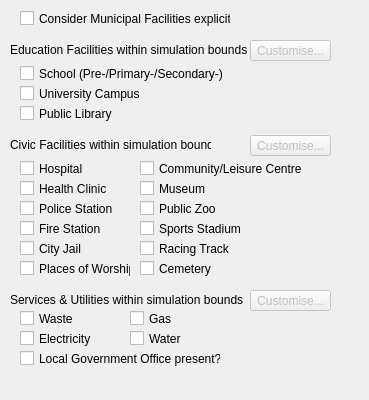
                  <widget class="QWidget" name="widget_43" native="true">
                   <property name="sizePolicy">
                    <sizepolicy hsizetype="Preferred" vsizetype="Preferred">
                     <horstretch>0</horstretch>
                     <verstretch>0</verstretch>
                    </sizepolicy>
                   </property>
                   <property name="minimumSize">
                    <size>
                     <width>369</width>
                     <height>400</height>
                    </size>
                   </property>
                   <property name="maximumSize">
                    <size>
                     <width>16777215</width>
                     <height>400</height>
                    </size>
                   </property>
                   <widget class="QCheckBox" name="civ_clinic_box">
                    <property name="geometry">
                     <rect>
                      <x>20</x>
                      <y>180</y>
                      <width>111</width>
                      <height>17</height>
                     </rect>
                    </property>
                    <property name="text">
                     <string>Health Clinic</string>
                    </property>
                   </widget>
                   <widget class="QCheckBox" name="civ_fire_box">
                    <property name="geometry">
                     <rect>
                      <x>20</x>
                      <y>220</y>
                      <width>111</width>
                      <height>17</height>
                     </rect>
                    </property>
                    <property name="text">
                     <string>Fire Station</string>
                    </property>
                   </widget>
                   <widget class="QCheckBox" name="civ_race_box">
                    <property name="geometry">
                     <rect>
                      <x>140</x>
                      <y>240</y>
                      <width>111</width>
                      <height>17</height>
                     </rect>
                    </property>
                    <property name="text">
                     <string>Racing Track</string>
                    </property>
                   </widget>
                   <widget class="QCheckBox" name="civ_leisure_box">
                    <property name="geometry">
                     <rect>
                      <x>140</x>
                      <y>160</y>
                      <width>181</width>
                      <height>17</height>
                     </rect>
                    </property>
                    <property name="text">
                     <string>Community/Leisure Centre</string>
                    </property>
                   </widget>
                   <widget class="QCheckBox" name="civ_religion_box">
                    <property name="geometry">
                     <rect>
                      <x>20</x>
                      <y>260</y>
                      <width>111</width>
                      <height>17</height>
                     </rect>
                    </property>
                    <property name="text">
                     <string>Places of Worship</string>
                    </property>
                   </widget>
                   <widget class="QCheckBox" name="edu_uni_box">
                    <property name="geometry">
                     <rect>
                      <x>20</x>
                      <y>85</y>
                      <width>121</width>
                      <height>17</height>
                     </rect>
                    </property>
                    <property name="text">
                     <string>University Campus</string>
                    </property>
                   </widget>
                   <widget class="QCheckBox" name="civ_jail_box">
                    <property name="geometry">
                     <rect>
                      <x>20</x>
                      <y>240</y>
                      <width>111</width>
                      <height>17</height>
                     </rect>
                    </property>
                    <property name="text">
                     <string>City Jail</string>
                    </property>
                   </widget>
                   <widget class="QCheckBox" name="sut_water_box">
                    <property name="geometry">
                     <rect>
                      <x>130</x>
                      <y>330</y>
                      <width>111</width>
                      <height>17</height>
                     </rect>
                    </property>
                    <property name="text">
                     <string>Water</string>
                    </property>
                   </widget>
                   <widget class="QLabel" name="sut_facilities_lbl">
                    <property name="geometry">
                     <rect>
                      <x>10</x>
                      <y>290</y>
                      <width>241</width>
                      <height>20</height>
                     </rect>
                    </property>
                    <property name="text">
                     <string>Services &amp; Utilities within simulation bounds</string>
                    </property>
                   </widget>
                   <widget class="QCheckBox" name="edu_school_box">
                    <property name="geometry">
                     <rect>
                      <x>20</x>
                      <y>65</y>
                      <width>221</width>
                      <height>17</height>
                     </rect>
                    </property>
                    <property name="text">
                     <string>School (Pre-/Primary-/Secondary-)</string>
                    </property>
                   </widget>
                   <widget class="QCheckBox" name="sut_waste_box">
                    <property name="geometry">
                     <rect>
                      <x>20</x>
                      <y>310</y>
                      <width>111</width>
                      <height>17</height>
                     </rect>
                    </property>
                    <property name="text">
                     <string>Waste</string>
                    </property>
                   </widget>
                   <widget class="QCheckBox" name="civ_dead_box">
                    <property name="geometry">
                     <rect>
                      <x>140</x>
                      <y>260</y>
                      <width>111</width>
                      <height>17</height>
                     </rect>
                    </property>
                    <property name="text">
                     <string>Cemetery</string>
                    </property>
                   </widget>
                   <widget class="QCheckBox" name="civ_police_box">
                    <property name="geometry">
                     <rect>
                      <x>20</x>
                      <y>200</y>
                      <width>111</width>
                      <height>17</height>
                     </rect>
                    </property>
                    <property name="text">
                     <string>Police Station</string>
                    </property>
                   </widget>
                   <widget class="QCheckBox" name="civ_sports_box">
                    <property name="geometry">
                     <rect>
                      <x>140</x>
                      <y>220</y>
                      <width>111</width>
                      <height>17</height>
                     </rect>
                    </property>
                    <property name="text">
                     <string>Sports Stadium</string>
                    </property>
                   </widget>
                   <widget class="QCheckBox" name="civ_hospital_box">
                    <property name="geometry">
                     <rect>
                      <x>20</x>
                      <y>160</y>
                      <width>111</width>
                      <height>17</height>
                     </rect>
                    </property>
                    <property name="text">
                     <string>Hospital</string>
                    </property>
                   </widget>
                   <widget class="QPushButton" name="edu_customise">
                    <property name="enabled">
                     <bool>false</bool>
                    </property>
                    <property name="geometry">
                     <rect>
                      <x>250</x>
                      <y>40</y>
                      <width>81</width>
                      <height>21</height>
                     </rect>
                    </property>
                    <property name="text">
                     <string>Customise...</string>
                    </property>
                   </widget>
                   <widget class="QCheckBox" name="edu_lib_box">
                    <property name="geometry">
                     <rect>
                      <x>20</x>
                      <y>105</y>
                      <width>111</width>
                      <height>17</height>
                     </rect>
                    </property>
                    <property name="text">
                     <string>Public Library</string>
                    </property>
                   </widget>
                   <widget class="QPushButton" name="civ_customise">
                    <property name="enabled">
                     <bool>false</bool>
                    </property>
                    <property name="geometry">
                     <rect>
                      <x>250</x>
                      <y>135</y>
                      <width>81</width>
                      <height>21</height>
                     </rect>
                    </property>
                    <property name="text">
                     <string>Customise...</string>
                    </property>
                   </widget>
                   <widget class="QCheckBox" name="civ_museum_box">
                    <property name="geometry">
                     <rect>
                      <x>140</x>
                      <y>180</y>
                      <width>111</width>
                      <height>17</height>
                     </rect>
                    </property>
                    <property name="text">
                     <string>Museum</string>
                    </property>
                   </widget>
                   <widget class="QCheckBox" name="sut_lgoffice_box">
                    <property name="geometry">
                     <rect>
                      <x>20</x>
                      <y>350</y>
                      <width>201</width>
                      <height>17</height>
                     </rect>
                    </property>
                    <property name="text">
                     <string>Local Government Office present?</string>
                    </property>
                   </widget>
                   <widget class="QLabel" name="edu_facilities_lbl">
                    <property name="geometry">
                     <rect>
                      <x>10</x>
                      <y>40</y>
                      <width>241</width>
                      <height>20</height>
                     </rect>
                    </property>
                    <property name="text">
                     <string>Education Facilities within simulation bounds</string>
                    </property>
                   </widget>
                   <widget class="QCheckBox" name="sut_electricity_box">
                    <property name="geometry">
                     <rect>
                      <x>20</x>
                      <y>330</y>
                      <width>111</width>
                      <height>17</height>
                     </rect>
                    </property>
                    <property name="text">
                     <string>Electricity</string>
                    </property>
                   </widget>
                   <widget class="QCheckBox" name="civ_zoo_box">
                    <property name="geometry">
                     <rect>
                      <x>140</x>
                      <y>200</y>
                      <width>111</width>
                      <height>17</height>
                     </rect>
                    </property>
                    <property name="text">
                     <string>Public Zoo</string>
                    </property>
                   </widget>
                   <widget class="QCheckBox" name="sut_gas_box">
                    <property name="geometry">
                     <rect>
                      <x>130</x>
                      <y>310</y>
                      <width>111</width>
                      <height>17</height>
                     </rect>
                    </property>
                    <property name="text">
                     <string>Gas</string>
                    </property>
                   </widget>
                   <widget class="QLabel" name="civ_facilities_lbl">
                    <property name="geometry">
                     <rect>
                      <x>10</x>
                      <y>135</y>
                      <width>201</width>
                      <height>20</height>
                     </rect>
                    </property>
                    <property name="text">
                     <string>Civic Facilities within simulation bounds</string>
                    </property>
                   </widget>
                   <widget class="QPushButton" name="sut_customise">
                    <property name="enabled">
                     <bool>false</bool>
                    </property>
                    <property name="geometry">
                     <rect>
                      <x>250</x>
                      <y>290</y>
                      <width>81</width>
                      <height>21</height>
                     </rect>
                    </property>
                    <property name="text">
                     <string>Customise...</string>
                    </property>
                   </widget>
                   <widget class="QCheckBox" name="mun_on_off_check">
                    <property name="geometry">
                     <rect>
                      <x>20</x>
                      <y>10</y>
                      <width>211</width>
                      <height>17</height>
                     </rect>
                    </property>
                    <property name="whatsThis">
                     <string>&lt;!DOCTYPE HTML PUBLIC &quot;-//W3C//DTD HTML 4.0//EN&quot; &quot;http://www.w3.org/TR/REC-html40/strict.dtd&quot;&gt;
&lt;html&gt;&lt;head&gt;&lt;meta name=&quot;qrichtext&quot; content=&quot;1&quot; /&gt;&lt;style type=&quot;text/css&quot;&gt;
p, li { white-space: pre-wrap; }
&lt;/style&gt;&lt;/head&gt;&lt;body style=&quot; font-family:'MS Shell Dlg 2'; font-size:8.25pt; font-weight:400; font-style:normal;&quot;&gt;
&lt;p style=&quot; margin-top:0px; margin-bottom:0px; margin-left:0px; margin-right:0px; -qt-block-indent:0; text-indent:0px;&quot;&gt;&lt;span style=&quot; font-size:8pt;&quot;&gt;If detailed consideration of these facilities is to be included in the model, check this box to enable further options. Otherwise this land use will simply be treated as commercial/industrial land use.&lt;/span&gt;&lt;/p&gt;&lt;/body&gt;&lt;/html&gt;</string>
                    </property>
                    <property name="text">
                     <string>Consider Municipal Facilities explicitly</string>
                    </property>
                   </widget>
                  </widget>
